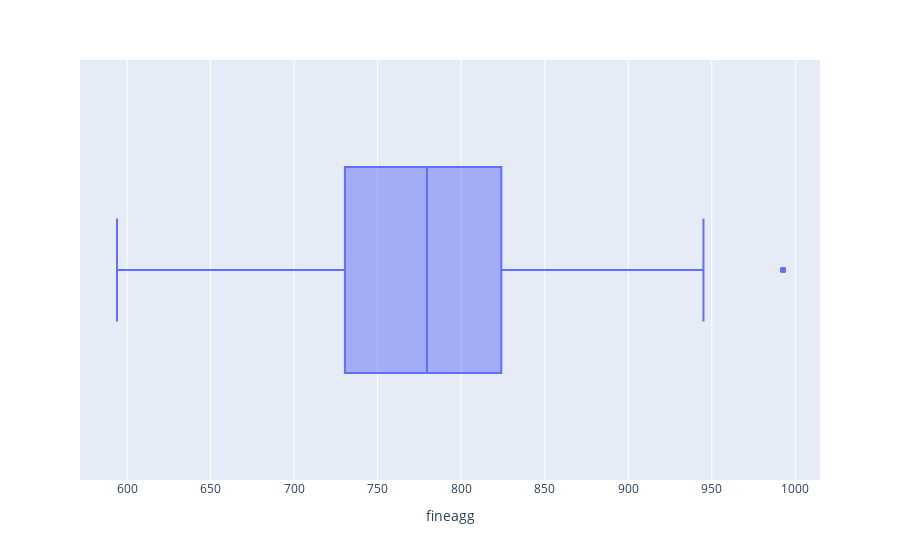

Notebook code for this chart:
### Code cell
fig = px.box(cement, x="fineagg")
fig.show()

### Figure 1 — Plotly figure (JSON) as saved in the notebook; plotly's stock layout.template omitted (floating-point values rounded to 4 significant figures; data arrays with more than 128 entries replaced by an {"elided": "..."} marker saying what was removed)
{"data": [{"alignmentgroup": "True", "hovertemplate": "fineagg=%{x}<extra></extra>", "legendgroup": "", "marker": {"color": "#636efa"}, "name": "", "notched": false, "offsetgroup": "", "orientation": "h", "showlegend": false, "type": "box", "x": {"elided": "1030 float values"}, "x0": " ", "xaxis": "x", "y0": " ", "yaxis": "y"}], "layout": {"boxmode": "group", "legend": {"tracegroupgap": 0}, "margin": {"t": 60}, "xaxis": {"anchor": "y", "domain": [0, 1], "title": {"text": "fineagg"}}, "yaxis": {"anchor": "x", "domain": [0, 1]}}}
